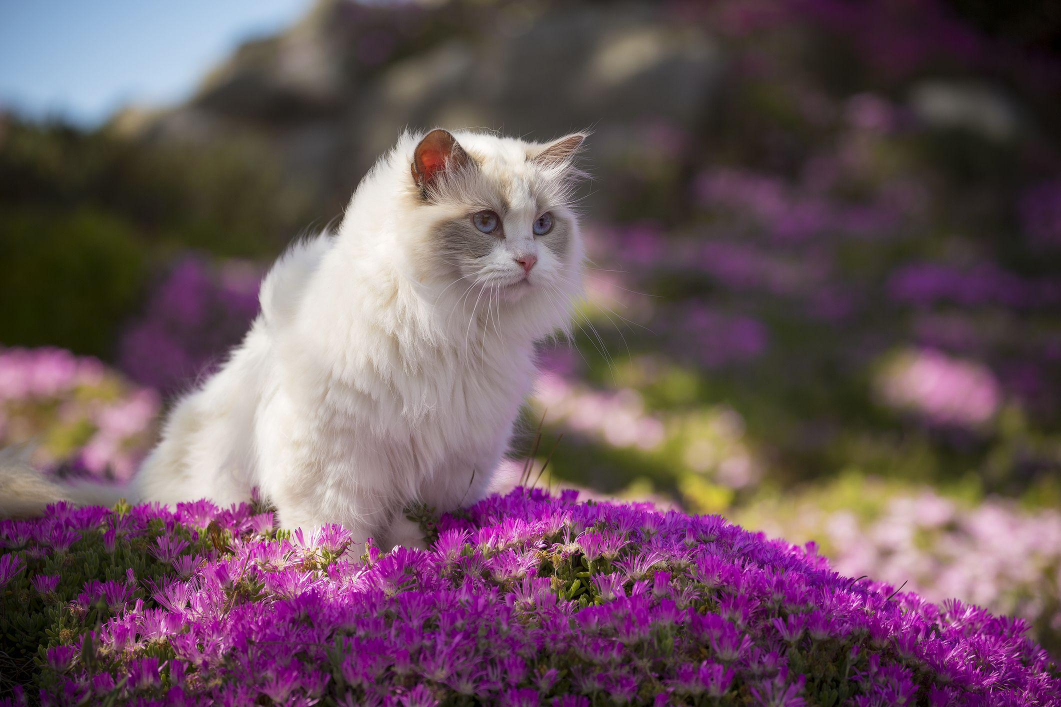
#> input picture mix/cat_120.jpg, 2121 x 1414 px, found by its file name (shown at 1/2 size); its folder holds only this picture in this run
$ python nn_numpy.py
#> lines starting #> are read from the running program, lines starting #| are printed output that depends on the picture; long printed decimals are rounded
import numpy as np
import os
import cv2

def load_data(data_dir):
    X, y = [], []
    for file_name in os.listdir(data_dir):
        if file_name.endswith('.jpg'):
            img = cv2.imread(os.path.join(data_dir, file_name))
#> img is the input picture: shape (1414, 2121, 3); mean B, G, R 92, 83.7, 106.7
            img = cv2.resize(img, (64, 64))
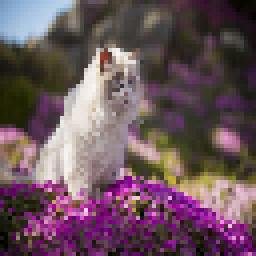
#> img: shape (64, 64, 3) (shown 4 times larger); mean B, G, R 92.2, 83.7, 106.7
            img = cv2.cvtColor(img, cv2.COLOR_RGB2GRAY)
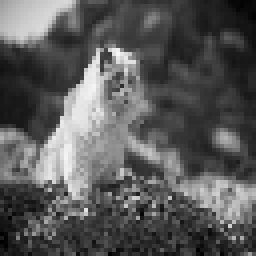
#> img: shape (64, 64) (shown 4 times larger); min 0, max 247, mean 88.9
            img = np.array(img).flatten()
#> img = 4096 values, max 247 at index 861, min 0 at index 3712, mean 88.88
            X.append(img)
            if 'cat' in file_name:
                y.append(1)
            else:
                y.append(0)
    y = np.array(y)
    y = y.reshape(-1, 1)
    X = np.array(X)
    return X, y

data_dir = '/home/salahuddin/projects/datasets/catsanddogs/train/mix'
X, y = load_data(data_dir)
#> y = [1]
# print(X.shape, y.shape)

class NeuralNetwork:
    def __init__(self, X, y, batch = 64, lr = 1e-3,  epochs = 50):
#> called with X = array of shape (1, 4096), y = array of shape (1, 1), batch = 64, lr = 0.001, epochs = 50
        self.input = X
        self.target = y
#> self.target = [1]
        self.batch = batch
        self.epochs = epochs
        self.lr = lr

        self.x = self.input[:self.batch] # batch input
        self.y = self.target[:self.batch] # batch target value
#> self.y = [1]
        self.loss = []
        self.acc = []
        self.a1_ = 0
        self.a2_ = 0


        self.init_weights()

    def init_weights(self):
        # [7 lines of commented-out code are left out]

        input_size = X.shape[1]
#> input_size = 4096
        hidden_size = 16
        output_size = 1
        W1 = np.random.randn(input_size, hidden_size) * 0.01
        b1 = np.zeros((1, hidden_size))
        W2 = np.random.randn(hidden_size, output_size) * 0.01
        b2 = np.zeros((1, output_size))

    # Define the sigmoid activation function
    def sigmoid(self, z):
        return 1.0 / (1.0 + np.exp(-z))

    # Define the derivative of the sigmoid function
    def sigmoid_prime(self, z):
        return self.sigmoid(z) * (1 - self.sigmoid(z))


    def ReLU(self, x):
        return np.maximum(0,x)

    def dReLU(self,x):
        return 1 * (x > 0)

    def softmax(self, z):
        z = z - np.max(z, axis = 1).reshape(z.shape[0],1)
        return np.exp(z) / np.sum(np.exp(z), axis = 1).reshape(z.shape[0],1)

    def shuffle(self):
        idx = [i for i in range(self.input.shape[0])]
        np.random.shuffle(idx)
        self.input = self.input[idx]
        self.target = self.target[idx]

    # Define the forward pass function
    def forward_pass(self, X, W1, b1, W2, b2, W3, b3):
        # Compute the activation of the hidden layer
        z1 = np.dot(X, W1) + b1
        a1 = self.sigmoid(z1)

        # Compute the activation of the output layer
        z2 = np.dot(a1, W2) + b2
        a2 = self.sigmoid(z2)
        # print(a2.shape)
        z3 = np.dot(a2, W3) + b3
        a3 = self.sigmoid(z3)

        # Return the activations of the hidden and output layers
        return a1, a2, a3

        # Define the backward pass function
    def backward_pass(self, X, y, a1, a2, a3, W1, b1, W2, b2, W3, b3, learning_rate):
        # Compute the error in the output layer
        delta3 = (a3 - y) * self.sigmoid_prime(a3)

        # Compute the error in the hidden layer
        delta2 = np.dot(delta3, W3.T) * self.sigmoid_prime(a2)

        delta1 = np.dot(delta2, W2.T) * self.sigmoid_prime(a1)

        # Compute the gradients of the weights and biases
        dW3 = np.dot(a2.T, delta3)
        db3 = np.sum(delta3, axis=0, keepdims=True)
        dW2 = np.dot(a1.T, delta2)
        db2 = np.sum(delta2, axis=0, keepdims=True)
        dW1 = np.dot(X.T, delta1)
        db1 = np.sum(delta1, axis=0, keepdims=True)

        # Update the weights and biases
        W3 -= learning_rate * dW3
        b3 -= learning_rate * db3
        W2 -= learning_rate * dW2
        b2 -= learning_rate * db2
        W1 -= learning_rate * dW1
        b1 -= learning_rate * db1

        # Return the updated weights and biases
        return W1, b1, W2, b2

        # Initialize the weights and biases
    def init(self, X_train, y_train) :
        input_size = X_train.shape[1]
#> input_size = 4096
        hidden_size = 16
        output_size = 1
        W1 = np.random.randn(input_size, hidden_size) * 0.01
        b1 = np.zeros((1, hidden_size))
        W2 = np.random.randn(hidden_size, hidden_size) * 0.01
        b2 = np.zeros((1, hidden_size))
        W3 = np.random.randn(hidden_size, output_size) * 0.01
        b3 = np.zeros((1, output_size))
        return W1, W2, W3, b3, b2, b1

# Define the training loop
    def train(self, X_train, y_train, n_epochs, learning_rate):
        # Train the model fo1r the specified number of epochs
        W1, W2, W3, b3, b2, b1 = self.init(X_train, y_train)
#> W3 = [-0.0158, -0.00791, -0.00531, -0.00744, 0.000374, -0.0153, 0.0165, -0.0178, -0.00145, 0.00937, -0.0114, -0.00435, -0.00345, 0.0169, -0.000922, -0.00234]; b3 = [0]
        bs = 0
        for i in range(n_epochs):
            # Perform a forward pass on the training data
            a1, a2, a3 = self.forward_pass(X, W1, b1, W2, b2, W3, b3)
            if (not bs):
                self.a1_ = a1
                self.a2_ = a2
                bs = 1
            # Compute the loss
            loss = np.mean((a2 - y_train) ** 2)

            # Print the loss every 100 epochs
            if i % 100 == 0:
                print('Epoch', i, 'loss:', loss)

            # Perform a backward pass to update the weights and biases
            W1, b1, W2, b2 = self.backward_pass(X, y, a1, a2, a3, W1, b1, W2, b2, W3, b3, learning_rate)
#> this loop made 500 passes
#> (z3 in forward_pass, a3, delta3 in backward_pass, db3 in backward_pass, b3 in backward_pass) on passes 1 to 3: ([-0.025], [0.494], [-0.119], [-0.119], [0.000119]), ([-0.0244], [0.494], [-0.119], [-0.119], [0.000238]), ([-0.0238], [0.494], [-0.119], [-0.119], [0.000357])
#| Epoch 0 loss: 0.2477
#| Epoch 100 loss: 0.2477
#| Epoch 200 loss: 0.2463
#| Epoch 300 loss: 0.2462
#| Epoch 400 loss: 0.2461
#> after the loop, bs = 1

        # Return the trained weights and biases
        return W1, b1, W2, b2, W3, b3

nn = NeuralNetwork(X, y, 64, lr = 0.001)

def plot_error(a1, a2, y_train) :
    loss = np.mean((a2 - y_train) ** 2)
    print("initial loss")
    print(loss)

W1, b1, W2, b2, W3, b3 = nn.train(X, y, n_epochs=500, learning_rate=1e-3)
#> W3 = [0.012, 0.0192, 0.0215, 0.0211, 0.0283, 0.0129, 0.0444, 0.00921, 0.0262, 0.0376, 0.0162, 0.0238, 0.024, 0.0448, 0.0259, 0.0248]; b3 = [0.0549]
plot_error(nn.a1_, nn.a2_, y)
#> in plot_error, `loss = np.mean((a2 - y_train) ** 2)`: loss = 0.248
#| 0.2477
# Train the model
a1, a2, a3= nn.forward_pass(X, W1, b1, W2, b2, W3, b3)
#> a3 = [0.563]
loss = np.mean((a3 - y) ** 2)
#> loss = 0.191
print("Loss after traning")
print(loss)
#| 0.191

$ run again, on mix/cat_146.jpg
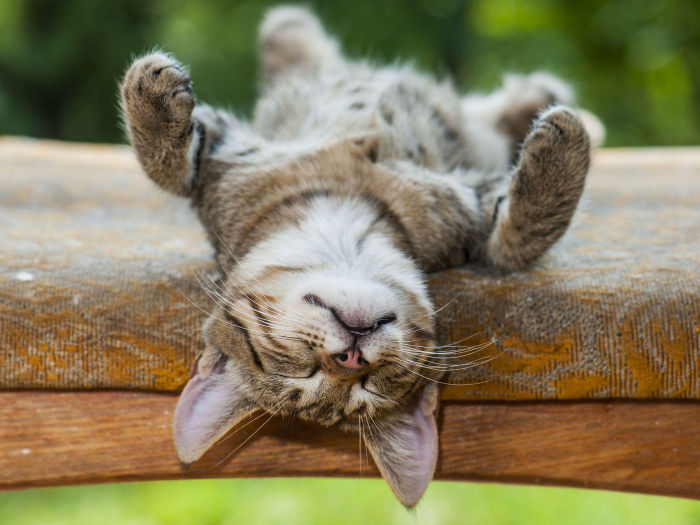
#> input picture mix/cat_146.jpg, 1400 x 1050 px, found by its file name (shown at 1/2 size)
#> in load_data, img is the input picture: shape (1050, 1400, 3); mean B, G, R 92, 124.2, 132.4
#> in load_data, `img = cv2.resize(img, (64, 64))`:
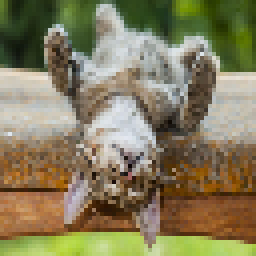
#> img: shape (64, 64, 3) (shown 4 times larger); mean B, G, R 92.1, 124.4, 132.8
#> in load_data, `img = cv2.cvtColor(img, cv2.COLOR_RGB2GRAY)`:
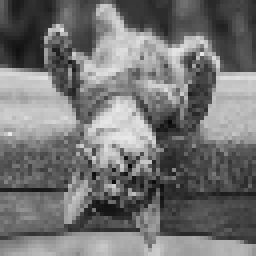
#> img: shape (64, 64) (shown 4 times larger); min 5, max 233, mean 115.7
#> in load_data, `img = np.array(img).flatten()`: img = 4096 values, max 233 at index 2207, min 5 at index 2656, mean 115.7
#> y = [1]
#> in train, `W1, W2, W3, b3, b2, b1 = self.init(X_train, y_train)`: W3 = [-0.0158, -0.00791, -0.00531, -0.00744, 0.000374, -0.0153, 0.0165, -0.0178, -0.00145, 0.00937, -0.0114, -0.00435, -0.00345, 0.0169, -0.000922, -0.00234]; b3 = [0]
#> the loop in train, `for i in range(n_epochs):` made 500 passes
#> (z3 in forward_pass, a3, loss, delta3 in backward_pass, db3 in backward_pass, b3 in backward_pass) on passes 1 to 3: ([-0.0251], [0.494], 0.245, [-0.119], [-0.119], [0.000119]), ([-0.0245], [0.494], 0.245, [-0.119], [-0.119], [0.000238]), ([-0.0238], [0.494], 0.245, [-0.119], [-0.119], [0.000357])
#> (printed output is left out)
#> after the loop in train, `for i in range(n_epochs):`: bs = 1
#> `W1, b1, W2, b2, W3, b3 = nn.train(X, y, n_epochs=500, learning_rate=1e..`: W3 = [0.0119, 0.0193, 0.0216, 0.0213, 0.0283, 0.013, 0.0447, 0.00939, 0.0259, 0.0377, 0.0163, 0.0235, 0.0239, 0.0451, 0.0259, 0.0249]; b3 = [0.0549]
#> in plot_error, `loss = np.mean((a2 - y_train) ** 2)`: loss = 0.245
#| 0.2453
#> `a1, a2, a3= nn.forward_pass(X, W1, b1, W2, b2, W3, b3)`: a3 = [0.563]
#> `loss = np.mean((a3 - y) ** 2)`: loss = 0.191
#| 0.1909

$ run again, on mix/cat_13.jpg
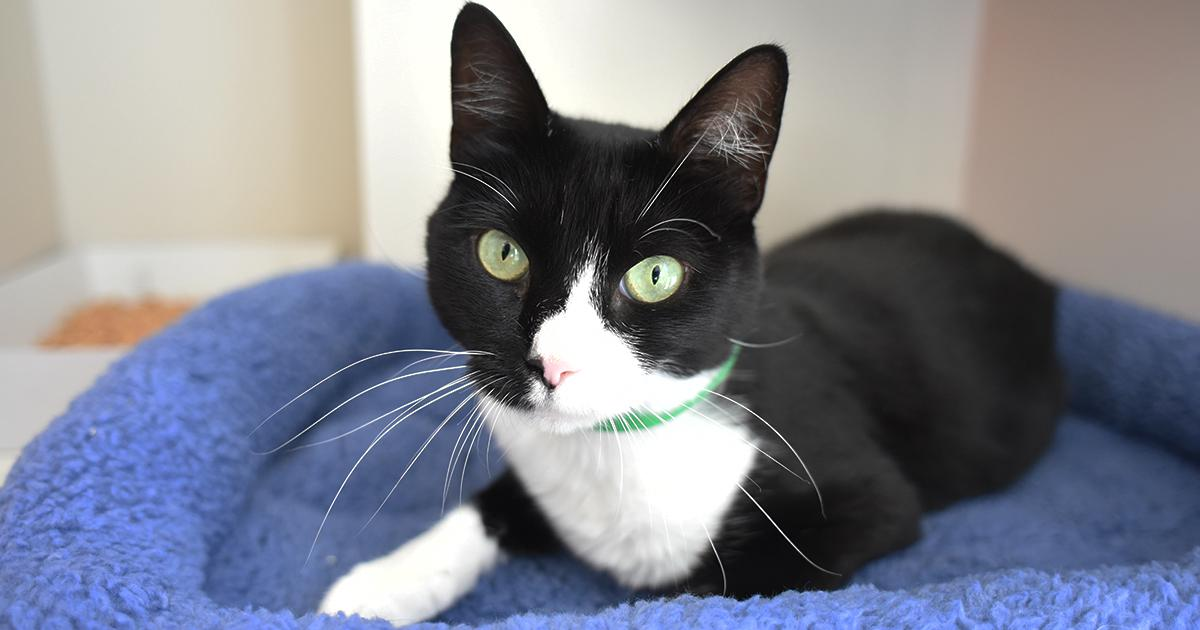
#> input picture mix/cat_13.jpg, 1200 x 630 px, found by its file name
#> in load_data, img is the input picture: shape (630, 1200, 3); mean B, G, R 140.8, 129.7, 126.8
#> in load_data, `img = cv2.resize(img, (64, 64))`:
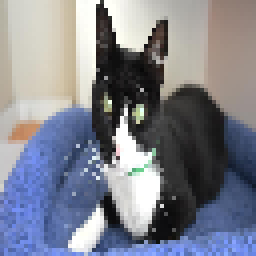
#> img: shape (64, 64, 3) (shown 4 times larger); mean B, G, R 141, 129.9, 127
#> in load_data, `img = cv2.cvtColor(img, cv2.COLOR_RGB2GRAY)`:
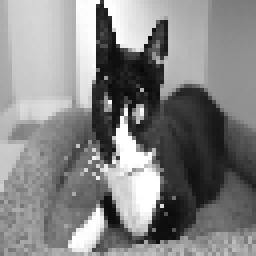
#> img: shape (64, 64) (shown 4 times larger); min 8, max 255, mean 132.9
#> in load_data, `img = np.array(img).flatten()`: img = 4096 values, max 255 at index 2014, min 8 at index 1123, mean 132.9
#> y = [1]
#> in train, `W1, W2, W3, b3, b2, b1 = self.init(X_train, y_train)`: W3 = [-0.0158, -0.00791, -0.00531, -0.00744, 0.000374, -0.0153, 0.0165, -0.0178, -0.00145, 0.00937, -0.0114, -0.00435, -0.00345, 0.0169, -0.000922, -0.00234]; b3 = [0]
#> the loop in train, `for i in range(n_epochs):` made 500 passes
#> (z3 in forward_pass, a3, loss, delta3 in backward_pass, db3 in backward_pass, b3 in backward_pass) on passes 1 to 3: ([-0.0251], [0.494], 0.246, [-0.119], [-0.119], [0.000119]), ([-0.0245], [0.494], 0.246, [-0.119], [-0.119], [0.000238]), ([-0.0239], [0.494], 0.246, [-0.119], [-0.119], [0.000357])
#> (printed output is left out)
#> after the loop in train, `for i in range(n_epochs):`: bs = 1
#> `W1, b1, W2, b2, W3, b3 = nn.train(X, y, n_epochs=500, learning_rate=1e..`: W3 = [0.012, 0.0194, 0.0216, 0.0209, 0.0284, 0.013, 0.0444, 0.00927, 0.0261, 0.0379, 0.0163, 0.0237, 0.0238, 0.0451, 0.0261, 0.0249]; b3 = [0.0549]
#> in plot_error, `loss = np.mean((a2 - y_train) ** 2)`: loss = 0.246
#| 0.2462
#> `a1, a2, a3= nn.forward_pass(X, W1, b1, W2, b2, W3, b3)`: a3 = [0.563]
#> `loss = np.mean((a3 - y) ** 2)`: loss = 0.191
#| 0.1908
